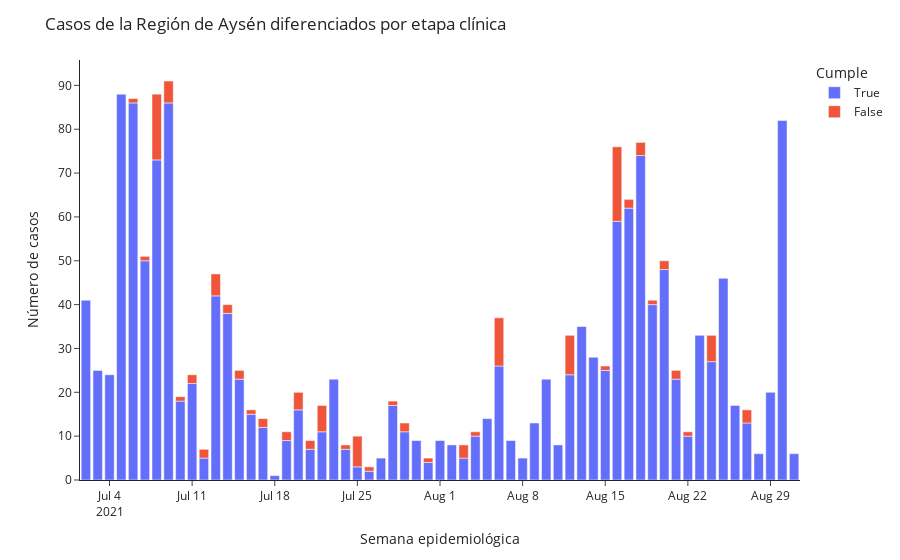

The notebook cell saved with this chart:
### Code cell
# Crea gráfico de etapa_clinica regional por semana epidemiologica

px.bar(df_seguimiento_filtered.groupby(['fecha_cumple_requisitos', 'ind5']).count()[['n_folio']].reset_index(),
        x= 'fecha_cumple_requisitos',
        y= 'n_folio',
        color= 'ind5',
        labels={'ind5':'Cumple'}, 
       ).update_layout(title= 'Casos de la Región de Aysén diferenciados por etapa clínica',
                    yaxis_title='Número de casos',
                    xaxis_title='Semana epidemiológica',
                    template='simple_white',    )                 
                    #xaxis=dict(tickmode = 'array',
                     #             tickvals = list(range(12,88,3)),
                      #            ticktext = list(list(range(12,54,3))+list(range(1,88,3))),
                      #           ),
               #     ).add_vline(x=53.5, line_width=3, line_dash='dash', line_color='gray'
                #               ).add_vrect(x0='50', x1='50', 
                 #                          annotation_text='2020', 
                  #                         annotation_position='top right',
                   #                        annotation=dict(font_size=18, 
                    #                                       font_family="'Open Sans', verdana, arial, sans-serif"),
                     #                                      opacity=0, 
                      #                                     line_width=0
                       #                   ).add_vrect(x0='84', x1='86', 
                        #                   annotation_text='2021', 
                         #                  annotation_position='top right',
                          #                 annotation=dict(font_size=18, 
                           #                                font_family="'Open Sans', verdana, arial, sans-serif"),
                            #                               opacity=0, 
                             #                              line_width=0)

### Figure 1 — Plotly figure (JSON) as saved in the notebook; plotly's stock layout.template omitted (floating-point values rounded to 4 significant figures)
{"data": [{"alignmentgroup": "True", "hovertemplate": "Cumple=True<br>fecha_cumple_requisitos=%{x}<br>n_folio=%{y}<extra></extra>", "legendgroup": "True", "marker": {"color": "#636efa"}, "name": "True", "offsetgroup": "True", "orientation": "v", "showlegend": true, "textposition": "auto", "type": "bar", "x": ["2021-07-02T00:00:00", "2021-07-03T00:00:00", "2021-07-04T00:00:00", "2021-07-05T00:00:00", "2021-07-06T00:00:00", "2021-07-07T00:00:00", "2021-07-08T00:00:00", "2021-07-09T00:00:00", "2021-07-10T00:00:00", "2021-07-11T00:00:00", "2021-07-12T00:00:00", "2021-07-13T00:00:00", "2021-07-14T00:00:00", "2021-07-15T00:00:00", "2021-07-16T00:00:00", "2021-07-17T00:00:00", "2021-07-18T00:00:00", "2021-07-19T00:00:00", "2021-07-20T00:00:00", "2021-07-21T00:00:00", "2021-07-22T00:00:00", "2021-07-23T00:00:00", "2021-07-24T00:00:00", "2021-07-25T00:00:00", "2021-07-26T00:00:00", "2021-07-27T00:00:00", "2021-07-28T00:00:00", "2021-07-29T00:00:00", "2021-07-30T00:00:00", "2021-07-31T00:00:00", "2021-08-01T00:00:00", "2021-08-02T00:00:00", "2021-08-03T00:00:00", "2021-08-04T00:00:00", "2021-08-05T00:00:00", "2021-08-06T00:00:00", "2021-08-07T00:00:00", "2021-08-08T00:00:00", "2021-08-09T00:00:00", "2021-08-10T00:00:00", "2021-08-11T00:00:00", "2021-08-12T00:00:00", "2021-08-13T00:00:00", "2021-08-14T00:00:00", "2021-08-15T00:00:00", "2021-08-16T00:00:00", "2021-08-17T00:00:00", "2021-08-18T00:00:00", "2021-08-19T00:00:00", "2021-08-20T00:00:00", "2021-08-21T00:00:00", "2021-08-22T00:00:00", "2021-08-23T00:00:00", "2021-08-24T00:00:00", "2021-08-25T00:00:00", "2021-08-26T00:00:00", "2021-08-27T00:00:00", "2021-08-28T00:00:00", "2021-08-29T00:00:00", "2021-08-30T00:00:00", "2021-08-31T00:00:00"], "xaxis": "x", "y": [41, 25, 24, 88, 86, 50, 73, 86, 18, 22, 5, 42, 38, 23, 15, 12, 1, 9, 16, 7, 11, 23, 7, 3, 2, 5, 17, 11, 9, 4, 9, 8, 5, 10, 14, 26, 9, 5, 13, 23, 8, 24, 35, 28, 25, 59, 62, 74, 40, 48, 23, 10, 33, 27, 46, 17, 13, 6, 20, 82, 6], "yaxis": "y"}, {"alignmentgroup": "True", "hovertemplate": "Cumple=False<br>fecha_cumple_requisitos=%{x}<br>n_folio=%{y}<extra></extra>", "legendgroup": "False", "marker": {"color": "#EF553B"}, "name": "False", "offsetgroup": "False", "orientation": "v", "showlegend": true, "textposition": "auto", "type": "bar", "x": ["2021-07-06T00:00:00", "2021-07-07T00:00:00", "2021-07-08T00:00:00", "2021-07-09T00:00:00", "2021-07-10T00:00:00", "2021-07-11T00:00:00", "2021-07-12T00:00:00", "2021-07-13T00:00:00", "2021-07-14T00:00:00", "2021-07-15T00:00:00", "2021-07-16T00:00:00", "2021-07-17T00:00:00", "2021-07-19T00:00:00", "2021-07-20T00:00:00", "2021-07-21T00:00:00", "2021-07-22T00:00:00", "2021-07-24T00:00:00", "2021-07-25T00:00:00", "2021-07-26T00:00:00", "2021-07-28T00:00:00", "2021-07-29T00:00:00", "2021-07-31T00:00:00", "2021-08-03T00:00:00", "2021-08-04T00:00:00", "2021-08-06T00:00:00", "2021-08-12T00:00:00", "2021-08-15T00:00:00", "2021-08-16T00:00:00", "2021-08-17T00:00:00", "2021-08-18T00:00:00", "2021-08-19T00:00:00", "2021-08-20T00:00:00", "2021-08-21T00:00:00", "2021-08-22T00:00:00", "2021-08-24T00:00:00", "2021-08-27T00:00:00"], "xaxis": "x", "y": [1, 1, 15, 5, 1, 2, 2, 5, 2, 2, 1, 2, 2, 4, 2, 6, 1, 7, 1, 1, 2, 1, 3, 1, 11, 9, 1, 17, 2, 3, 1, 2, 2, 1, 6, 3], "yaxis": "y"}], "layout": {"barmode": "relative", "legend": {"title": {"text": "Cumple"}, "tracegroupgap": 0}, "margin": {"t": 60}, "title": {"text": "Casos de la Región de Aysén diferenciados por etapa clínica"}, "xaxis": {"anchor": "y", "domain": [0, 1], "title": {"text": "Semana epidemiológica"}}, "yaxis": {"anchor": "x", "domain": [0, 1], "title": {"text": "Número de casos"}}}}
